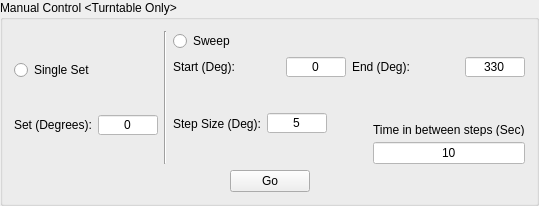
                  <widget class="QGroupBox" name="groupBox_16">
                   <property name="title">
                    <string>Manual Control &lt;Turntable Only&gt;</string>
                   </property>
                   <layout class="QGridLayout" name="gridLayout_18">
                    <item row="0" column="0">
                     <layout class="QGridLayout" name="gridLayout_13">
                      <item row="0" column="0">
                       <layout class="QHBoxLayout" name="horizontalLayout_23">
                        <item>
                         <layout class="QVBoxLayout" name="verticalLayout_10">
                          <item>
                           <layout class="QHBoxLayout" name="horizontalLayout_16">
                            <item>
                             <widget class="QRadioButton" name="ANT_mansingleSet">
                              <property name="text">
                               <string>Single Set</string>
                              </property>
                             </widget>
                            </item>
                            <item>
                             <spacer name="horizontalSpacer_5">
                              <property name="orientation">
                               <enum>Qt::Horizontal</enum>
                              </property>
                              <property name="sizeHint" stdset="0">
                               <size>
                                <width>40</width>
                                <height>20</height>
                               </size>
                              </property>
                             </spacer>
                            </item>
                           </layout>
                          </item>
                          <item>
                           <layout class="QHBoxLayout" name="horizontalLayout_15">
                            <item>
                             <widget class="QLabel" name="label_32">
                              <property name="text">
                               <string>Set (Degrees):</string>
                              </property>
                              <property name="buddy">
                               <cstring>ANT_mandegree</cstring>
                              </property>
                             </widget>
                            </item>
                            <item>
                             <widget class="QLineEdit" name="ANT_mandegree">
                              <property name="maximumSize">
                               <size>
                                <width>60</width>
                                <height>20</height>
                               </size>
                              </property>
                              <property name="styleSheet">
                               <string notr="true">background-color: rgb(255, 255, 255);</string>
                              </property>
                              <property name="text">
                               <string>0</string>
                              </property>
                              <property name="alignment">
                               <set>Qt::AlignCenter</set>
                              </property>
                             </widget>
                            </item>
                           </layout>
                          </item>
                         </layout>
                        </item>
                        <item>
                         <widget class="Line" name="line_5">
                          <property name="orientation">
                           <enum>Qt::Vertical</enum>
                          </property>
                         </widget>
                        </item>
                        <item>
                         <layout class="QVBoxLayout" name="verticalLayout_12">
                          <item>
                           <layout class="QHBoxLayout" name="horizontalLayout_20">
                            <item>
                             <widget class="QRadioButton" name="ANT_manSweep">
                              <property name="text">
                               <string>Sweep</string>
                              </property>
                             </widget>
                            </item>
                            <item>
                             <spacer name="horizontalSpacer_6">
                              <property name="orientation">
                               <enum>Qt::Horizontal</enum>
                              </property>
                              <property name="sizeHint" stdset="0">
                               <size>
                                <width>168</width>
                                <height>20</height>
                               </size>
                              </property>
                             </spacer>
                            </item>
                           </layout>
                          </item>
                          <item>
                           <layout class="QHBoxLayout" name="horizontalLayout_21">
                            <item>
                             <layout class="QHBoxLayout" name="horizontalLayout_17">
                              <item>
                               <widget class="QLabel" name="label_33">
                                <property name="text">
                                 <string>Start (Deg):</string>
                                </property>
                               </widget>
                              </item>
                              <item>
                               <widget class="QLineEdit" name="ANT_manSweepStart">
                                <property name="maximumSize">
                                 <size>
                                  <width>60</width>
                                  <height>20</height>
                                 </size>
                                </property>
                                <property name="styleSheet">
                                 <string notr="true">background-color: rgb(255, 255, 255);</string>
                                </property>
                                <property name="text">
                                 <string>0</string>
                                </property>
                                <property name="alignment">
                                 <set>Qt::AlignCenter</set>
                                </property>
                               </widget>
                              </item>
                             </layout>
                            </item>
                            <item>
                             <layout class="QHBoxLayout" name="horizontalLayout_19">
                              <item>
                               <widget class="QLabel" name="label_35">
                                <property name="text">
                                 <string>End (Deg):</string>
                                </property>
                               </widget>
                              </item>
                              <item>
                               <widget class="QLineEdit" name="ANT_manSweepEnd">
                                <property name="maximumSize">
                                 <size>
                                  <width>60</width>
                                  <height>20</height>
                                 </size>
                                </property>
                                <property name="styleSheet">
                                 <string notr="true">background-color: rgb(255, 255, 255);</string>
                                </property>
                                <property name="text">
                                 <string>330</string>
                                </property>
                                <property name="alignment">
                                 <set>Qt::AlignCenter</set>
                                </property>
                               </widget>
                              </item>
                             </layout>
                            </item>
                           </layout>
                          </item>
                          <item>
                           <layout class="QHBoxLayout" name="horizontalLayout_22">
                            <item>
                             <layout class="QHBoxLayout" name="horizontalLayout_18">
                              <item>
                               <widget class="QLabel" name="label_34">
                                <property name="text">
                                 <string>Step Size (Deg):</string>
                                </property>
                               </widget>
                              </item>
                              <item>
                               <widget class="QLineEdit" name="ANT_manSweepStep">
                                <property name="maximumSize">
                                 <size>
                                  <width>60</width>
                                  <height>20</height>
                                 </size>
                                </property>
                                <property name="styleSheet">
                                 <string notr="true">background-color: rgb(255, 255, 255);</string>
                                </property>
                                <property name="text">
                                 <string>5</string>
                                </property>
                                <property name="alignment">
                                 <set>Qt::AlignCenter</set>
                                </property>
                               </widget>
                              </item>
                              <item>
                               <spacer name="horizontalSpacer_9">
                                <property name="orientation">
                                 <enum>Qt::Horizontal</enum>
                                </property>
                                <property name="sizeHint" stdset="0">
                                 <size>
                                  <width>40</width>
                                  <height>20</height>
                                 </size>
                                </property>
                               </spacer>
                              </item>
                             </layout>
                            </item>
                            <item>
                             <layout class="QVBoxLayout" name="verticalLayout_11">
                              <item>
                               <spacer name="verticalSpacer_5">
                                <property name="orientation">
                                 <enum>Qt::Vertical</enum>
                                </property>
                                <property name="sizeType">
                                 <enum>QSizePolicy::Fixed</enum>
                                </property>
                                <property name="sizeHint" stdset="0">
                                 <size>
                                  <width>20</width>
                                  <height>40</height>
                                 </size>
                                </property>
                               </spacer>
                              </item>
                              <item>
                               <widget class="QLabel" name="label_36">
                                <property name="maximumSize">
                                 <size>
                                  <width>16777215</width>
                                  <height>13</height>
                                 </size>
                                </property>
                                <property name="text">
                                 <string>Time in between steps (Sec)</string>
                                </property>
                               </widget>
                              </item>
                              <item>
                               <widget class="QLineEdit" name="ANT_manSweepTime">
                                <property name="maximumSize">
                                 <size>
                                  <width>200</width>
                                  <height>30</height>
                                 </size>
                                </property>
                                <property name="styleSheet">
                                 <string notr="true">background-color: rgb(255, 255, 255);</string>
                                </property>
                                <property name="text">
                                 <string>10</string>
                                </property>
                                <property name="alignment">
                                 <set>Qt::AlignCenter</set>
                                </property>
                               </widget>
                              </item>
                             </layout>
                            </item>
                           </layout>
                          </item>
                         </layout>
                        </item>
                       </layout>
                      </item>
                      <item row="1" column="0">
                       <layout class="QHBoxLayout" name="horizontalLayout_24">
                        <item>
                         <spacer name="horizontalSpacer_7">
                          <property name="orientation">
                           <enum>Qt::Horizontal</enum>
                          </property>
                          <property name="sizeHint" stdset="0">
                           <size>
                            <width>40</width>
                            <height>20</height>
                           </size>
                          </property>
                         </spacer>
                        </item>
                        <item>
                         <widget class="QPushButton" name="ANT_manGoBtn">
                          <property name="text">
                           <string>Go</string>
                          </property>
                         </widget>
                        </item>
                        <item>
                         <spacer name="horizontalSpacer_8">
                          <property name="orientation">
                           <enum>Qt::Horizontal</enum>
                          </property>
                          <property name="sizeHint" stdset="0">
                           <size>
                            <width>40</width>
                            <height>20</height>
                           </size>
                          </property>
                         </spacer>
                        </item>
                       </layout>
                      </item>
                     </layout>
                    </item>
                   </layout>
                  </widget>
